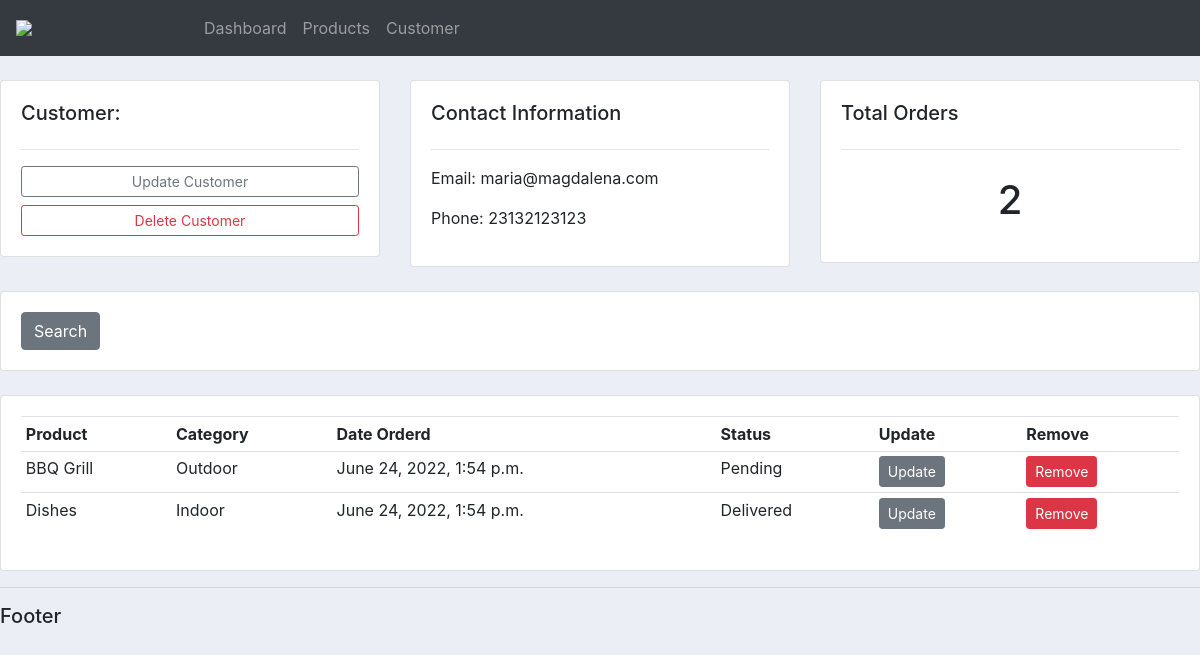
Screenshot of /customer/3 with the database file from the repository.
### accounts/models.py (models this page shows, shortened)
class Customer(models.Model):
    name = models.CharField(max_length=200, null=True)
    phone = models.CharField(max_length=200, null=True)
    email = models.CharField(max_length=200, null=True)
    date_created = models.DateTimeField(auto_now_add=True, null=True)

class Order(models.Model):
    STATUS = (
        ('Pending', 'Pending'),
        ('Out for delivery', 'Out for delivery'),
        ('Delivered', 'Delivered'),
    )
    customer = models.ForeignKey(Customer, null=True, on_delete=models.SET_NULL)
    product = models.ForeignKey(Product, null=True, on_delete=models.SET_NULL)
    date_created = models.DateTimeField(auto_now_add=True, null=True)
    status = models.CharField(max_length=200, null=True, choices=STATUS)

class Product(models.Model):
    CATEGORY = (
        ('Indoor', 'Indoor'),
        ('Outdoor', 'Outdoor'),
        )
    name = models.CharField(max_length=200, null=True)
    price = models.FloatField(null=True)
    category = models.CharField(max_length=200, null=True, choices=CATEGORY)
    description = models.CharField(max_length=200, null=True, blank=True)
    date_created = models.DateTimeField(auto_now_add=True, null=True)
    tags = models.ManyToManyField(Tag)
    def __str__(self):
        return self.name

### accounts/views.py (the view)
# urls.py: path('customer/<str:pk_test>', views.customer, name="customer"),
def customer(request, pk_test):
    customer = Customer.objects.get(id=pk_test)
    orders = customer.order_set.all()
    order_count = orders.count()
    context = {
        'customer': customer,
        'orders': orders,
        'order_count': order_count,
    }
    return render(request, 'accounts/customer.html', context)

### accounts/templates/accounts/customer.html
{%  extends 'accounts/main.html' %}
{% block content %}
	<br>
<div class="row">
	<div class="col-md">
		<div class="card card-body">
			<h5>Customer:</h5>
			<hr>
			<a class="btn btn-outline-secondary  btn-sm btn-block" href="">Update Customer</a>
			<a class="btn btn-outline-danger  btn-sm btn-block" href="">Delete Customer</a>
		</div>
	</div>
	<div class="col-md">
		<div class="card card-body">
			<h5>Contact Information</h5>
			<hr>
			<p>Email: {{ customer.email }}</p>
			<p>Phone: {{ customer.phone }}</p>
		</div>
	</div>
	<div class="col-md">
		<div class="card card-body">
			<h5>Total Orders</h5>
			<hr>
			<h1 style="text-align: center;padding: 10px">{{ order_count }}</h1>
		</div>
	</div>
</div>
<br>
<div class="row">
	<div class="col">
		<div class="card card-body">
			<form method="get">
		    <button class="btn btn-secondary" type="submit">Search</button>
		  </form>
		</div>
	</div>
</div>
<br>
<div class="row">
	<div class="col-md">
		<div class="card card-body">
			<table class="table table-sm">
				<tr>
					<th>Product</th>
					<th>Category</th>
					<th>Date Orderd</th>
					<th>Status</th>
					<th>Update</th>
					<th>Remove</th>
				</tr>
				{% for order in orders %}
				<tr>
					<td>{{order.product}}</td>
					<td>{{order.product.category}}</td>
					<td>{{order.date_created}}</td>
					<td>{{order.status}}</td>
					<td><a class="btn btn-sm btn-secondary" href="">Update</a></td>
					<td><a class="btn btn-sm btn-danger" href="">Remove</a></td>
				</tr>
				{% endfor %}
			</table>
		</div>
	</div>
</div>
{% endblock %}

### static/css/main.css (style rules this page uses)
body { background-color: #ebeff5; }

### rows the page displays
Customer: email "maria@magdalena.com", phone "23132123123"
Order: product "BBQ Grill", product.category "Outdoor", date_created "June 24, 2022, 1:54 p.m.", status "Pending"
Order: product "Dishes", product.category "Indoor", date_created "June 24, 2022, 1:54 p.m.", status "Delivered"

### other values shown
{{ order_count }} "2"
